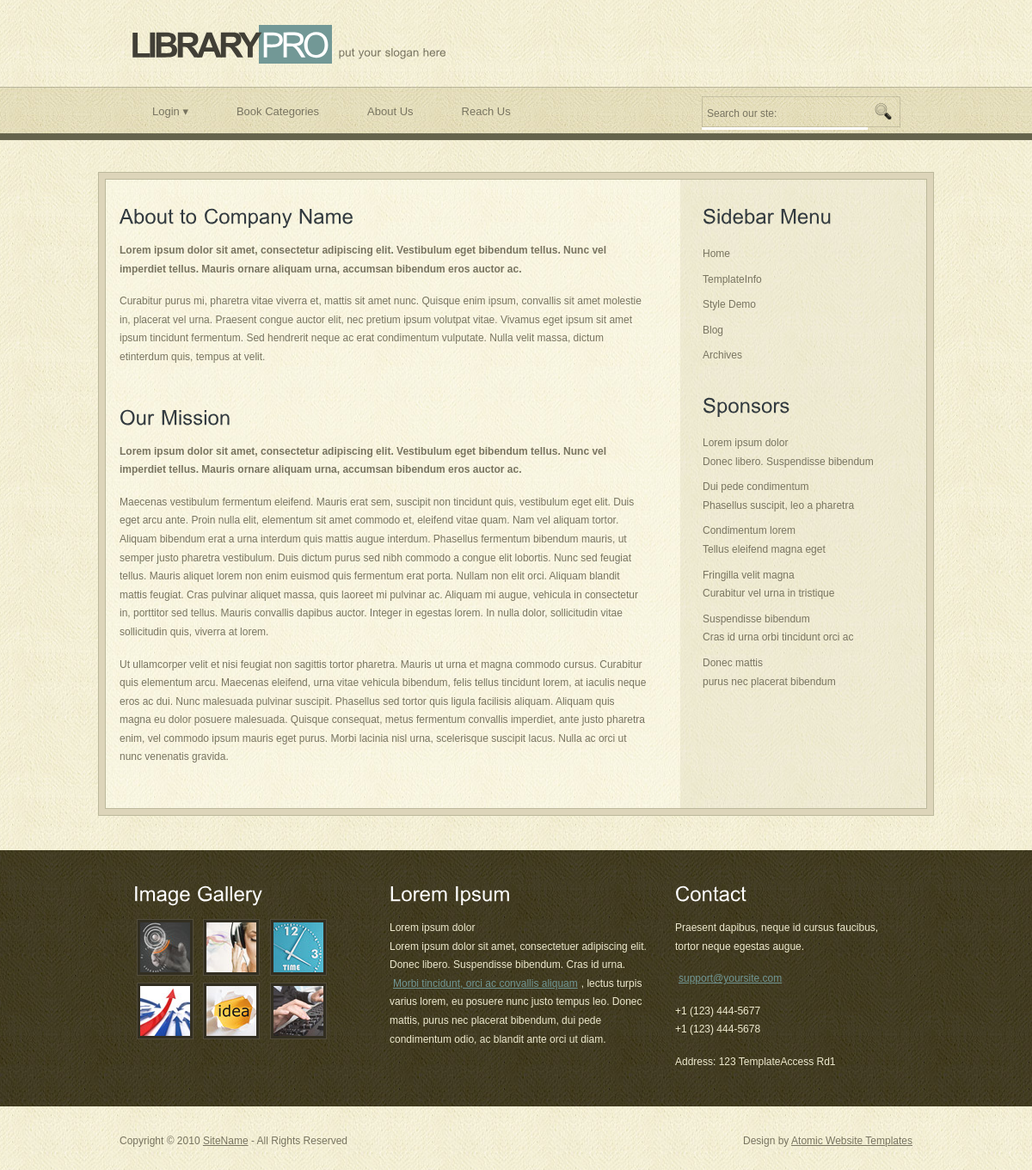
Page /showstaticcontent.php?pageid=1 on the committed database.
### tables this page shows
CREATE TABLE `pages` (
  `Id` int(11) NOT NULL,
  `FriendlyName` varchar(222) NOT NULL,
  `PhysicalAddress` varchar(222) NOT NULL,
  `static` int(11) NOT NULL,
  `parentId` int(11) NOT NULL
);

CREATE TABLE `staticcontent` (
  `id` int(11) NOT NULL,
  `pageId` int(11) NOT NULL,
  `content` text NOT NULL
);

### showstaticcontent.php (the view)
<?php
include_once "header.php";
?>
<?php
include_once "db.php";
$pageid = $_REQUEST["pageid"];
$sql = "select * from staticcontent where pageId = $pageid";
$dataset = $conn->query($sql);
$row = $dataset->fetch_assoc();
echo $row["content"];
?>
<?php
include_once "footer.php";
?>

### header.php (shortened to what this page needs)
<!DOCTYPE html PUBLIC "-//W3C//DTD XHTML 1.0 Transitional//EN" "http://www.w3.org/TR/xhtml1/DTD/xhtml1-transitional.dtd">
<html xmlns="http://www.w3.org/1999/xhtml">
<head>
<link href="style.css" rel="stylesheet" type="text/css" />
</head>
<body>
<div class="main">
  <div class="header">
    <div class="header_resize">
      <div class="logo">
        <h1><a href="index.html">Library<span>Pro</span></a> <small>put your slogan here</small></h1>
      </div>
      <div class="menu_nav">
            <?php
                include_once "db.php";
                function getSubmenusByUserType($parentId, $userTypeId, $conn) {
                    $sql = "SELECT pages.* FROM pages
                        INNER JOIN usertypepages ON pages.Id = usertypepages.pageid
                        WHERE pages.parentId = $parentId AND usertypepages.usertypeid = $userTypeId order by orderby";
                    $result = $conn->query($sql);
                    if ($result->num_rows > 0) {
                        if($parentId != 14){
                            echo '<ul class="dropdown">';
                        }
                        else{echo '<ul>';}
                        while ($row = $result->fetch_assoc()) {
                            if($row["PhysicalAddress"] == "showstaticcontent.php"){
                                ?>
                                <li><a href="<?php echo $row['PhysicalAddress']."?pageid=".$row["Id"];?>"><?php echo $row["FriendlyName"];?></a>
                                <?php
                                getSubmenusByUserType($row['Id'], $userTypeId, $conn);
                                echo '</li>';
                            }
                            else{
                                ?>
                                <li><a href="<?php echo $row['PhysicalAddress'];?>"><?php echo $row["FriendlyName"];?></a>
                                <?php
                                getSubmenusByUserType($row['Id'], $userTypeId, $conn);
                                echo '</li>';
                            }
                        }
                        echo '</ul>';
                    }
                }
                $userTypeId = 4;
                getSubmenusByUserType(14, $userTypeId, $conn);
            ?>
      </div>
      <div class="searchform">
        <form id="formsearch" name="formsearch" method="post" action="#">
          <span>
          <input name="editbox_search" class="editbox_search" id="editbox_search" maxlength="80" value="Search our ste:" type="text" />
          </span>
          <input name="button_search" src="images/search_btn.gif" class="button_search" type="image" />
        </form>
      </div>
    </div>
  </div>

### style.css (style rules this page uses)
body { margin:0; padding:0; width:100%; color:#787460; font:normal 12px/1.8em Arial, Helvetica, sans-serif; background:url(images/main_bg.jpg) repeat center center; }
html, .main { padding:0; margin:0; }
.main { background:no-repeat center top; }
.logo { padding:27px 0; float:left; width:auto; }
h1 { margin:0; padding:0 0 0 38px; color:#413f36; font:bold 40px/1.2em Arial, Helvetica, sans-serif; letter-spacing:-4px; text-transform:uppercase; }
h1 span { padding:0 6px 1px 3px; color:#595959; font-weight:normal; color:#fff; background-color:#729896; }
h1 a, h1 a:hover { color:#413f36; text-decoration:none; }
h1 small { font:normal 13px/1.2em Arial, Helvetica, sans-serif; color:#787460; letter-spacing:normal; text-transform:none; }
h2 { font:normal 24px/1.5em Arial, Helvetica, sans-serif; padding:8px 0; margin:8px 0; color:#323a3f; }
p { margin:8px 0; padding:0 0 8px 0; font:normal 12px/1.8em Arial, Helvetica, sans-serif; }
a { color:#719794; text-decoration:underline; }
.header, .content, .menu_nav, .fbg, .footer, form, ol, ol li, ul, .content .mainbar, .content .sidebar { margin:0; padding:0; }
.header { background:url(images/header_bg.jpg) repeat-x center 101px; height:200px; }
.header_resize { margin:0 auto; padding:0; width:974px; height:200px; background:repeat-x center top; }
.menu_nav { float:left; margin:0; padding:0 0 20px 40px; height:79px; background:repeat-x center top; }
.menu_nav ul { list-style:none; }
.menu_nav ul li { margin:0 8px 0 0; padding:0; float:left; }
.menu_nav ul li a { display:block; margin:0; padding:17px 24px; color:#787460; text-decoration:none; font-size:13px; }
.content { padding-bottom:40px; }
.content_resize { margin:0 auto; padding:7px; width:956px; background-color:#ddd5ba; border:1px solid #bcb99c; }
.content_resize2 { padding:8px 0 24px; background:url(images/content_bg.jpg) repeat-y center center; border:1px solid #bcb99c; }
.content .mainbar { margin:0; padding:0; float:left; width:654px; }
.content .mainbar .article { margin:0; padding:8px 24px 8px 16px; }
.content .sidebar { padding:0; float:right; width:300px; }
.content .sidebar .gadget { margin:0; padding:8px 16px 8px 40px; }
ul.sb_menu, ul.ex_menu { margin:0; padding:0; list-style:none; color:#787460; }
ul.sb_menu li, ul.ex_menu li { margin:0; }
ul.sb_menu li { padding:4px 0; width:220px; }
ul.ex_menu li { padding:4px 0; }
ul.sb_menu li a, ul.ex_menu li a { color:#787460; text-decoration:none; margin-left:-12px; padding-left:12px; }
.fbg { background:url(images/fbg_bg.jpg) repeat center center; }
.fbg_resize { margin:0 auto; width:890px; padding:24px 40px; color:#eeeacf; }
.fbg a { margin:0; padding:2px 4px; }
.fbg h2 { color:#fff; }
.fbg img { padding:3px; border:1px solid #524c3b; background-color:#322e21; }
.fbg .col { margin:0; float:left; }
.fbg .c1 { padding:0 16px 0 0; width:266px; }
.fbg .c2 { padding:0 16px; width:300px; }
.fbg .c3 { padding:0 0 0 16px; width:260px; }
.searchform { float:right; }
#formsearch { margin:0; height:36px; padding:4px 40px 0 0; }
#formsearch span { display:block; margin:6px 0; padding:0; float:left; background:#fff url(images/search.gif) no-repeat top left; }
#formsearch input.editbox_search { margin:0; padding:11px 6px 10px; float:left; width:181px; border:none; background:none; font:normal 12px/1.5em Arial, Helvetica, sans-serif; color:#787460; }
#formsearch input.button_search { margin:6px 0 0 0; padding:0; border:none; float:left; }

### rows in the picture
pages: FriendlyName "Login ▾"
pages: FriendlyName "Book Categories"
pages: FriendlyName "About Us"
pages: FriendlyName "Reach Us"
staticcontent: content "Lorem ipsum dolor sit amet, consectetur adipiscing elit. Vestibulum eget bibendum tellus. Nunc vel imperdiet tellus. Mauris ornare aliquam urna, accumsan bibendum eros auctor ac. Curabitur purus mi, pharetra vitae viverra et, mattis sit amet nunc. Quisque enim ipsum, convallis sit amet molestie in, placerat vel urna. Praesent congue auctor elit, nec pretium ipsum volutpat vitae. Vivamus eget ipsum sit amet ipsum tincidunt fermentum. Sed hendrerit neque ac erat condimentum vulputate. Nulla velit massa, dictum etinterdum quis, tempus at velit. Lorem ipsum dolor sit amet, consectetur adipiscing elit. Vestibulum eget bibendum tellus. Nunc vel imperdiet tellus. Mauris ornare aliquam urna,…", content (picture)
